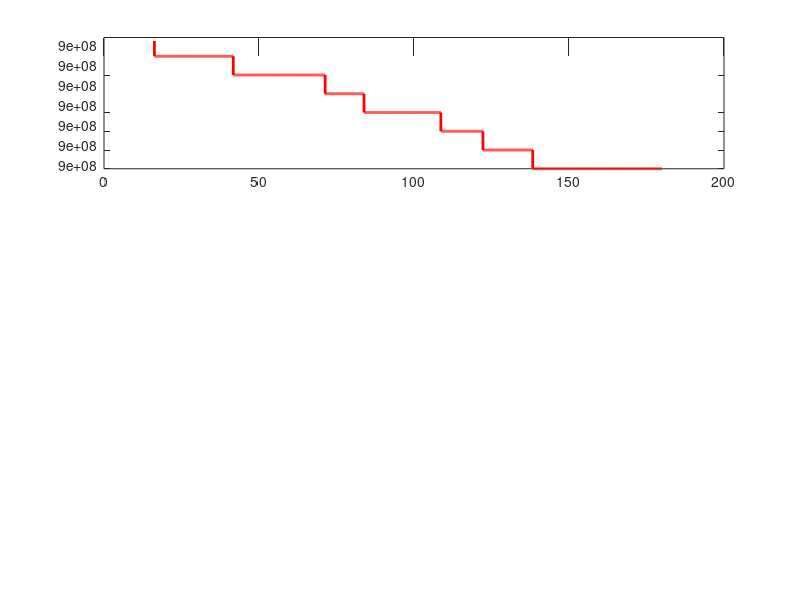

MATLAB code for this plot: (Note: this script raises an error after producing the figure.)
close all;
clear all; 
clc;

theeta= 0:0.01:180; %Angle between source and
%reciever%<------------------------> %PART 1

%Carrier Frequencies 
fc1= 9*10^8;
fc2= 18*10^8;
fc3= 2.7*10^9;
lambdac1= (3*10^8)/fc1;
lambdac2= (3*10^8)/fc2;
lambdac3= (3*10^8)/fc3;
Vm=100;

%Doppler Shift
fd1=(Vm.*cosd(theeta))/lambdac1;
f1=fc1+fd1;
fd2=(Vm.*cosd(theeta))/lambdac2;
f2=fc2+fd2;
fd3=(Vm.*cosd(theeta))/lambdac3;
f3=fc3+fd3;

% Doppler Shift vs Theeta Plot
figure;
title('DOPPLER SHIFT');
subplot(3,1,1);
p1=plot(theeta,f1,'r','linewidth',2);
datatip(p1,90,9*10^8);
title('Carrier Freqeuncy: 900 MHz');
xlabel('Theeta (in Deg)');
ylabel('Doppler shift (in Hz)');

subplot(3,1,2);
p2=plot(theeta,f2,'linewidth',2);
datatip(p2,90,18*10^8);
title('Carrier Freqeuncy: 1800 MHz');
xlabel('Theeta (in Deg)');
ylabel('Doppler shift (in Hz)');

subplot(3,1,3);
p3=plot(theeta,f3,'g','linewidth',2);
datatip(p3,90,2.7*10^9);
title('Carrier Freqeuncy: 2.7 GHz');
xlabel('Theeta (in Deg)');
ylabel('Doppler shift (in Hz)');

%Velocity of mobilexlabel('Theeta (in Deg)'); ylabel('Doppler shift (in Hz)'); %<------------------------>
%<------------------------> %PART 2
fc= 9*(10^8);
lambdac= (3*10^8)/fc1; %Velocities of mobile Vm1=50; Vm2=100; Vm3=150;
Vm1 = 50;
Vm2 = 100;
Vm3 = 150;
%Doppler Shift
fd1=( Vm1.*cosd(theeta) )/lambdac; f1=fc+fd1;
fd2=(Vm2.*cosd(theeta))/lambdac; f2=fc+fd2;
fd3=(Vm3.*cosd(theeta))/lambdac; f3=fc+fd3;
% Doppler Shift vs Theeta Plot figure;
figure;
plot(theeta,f1,theeta,f2,theeta,f3,'linewidth',2);
title('DOPPLER SHIFT for Fc = 900Mhz'); 
legend('Mobile Velocity: 50m/s','Mobile Velocity: 100m/s','Mobile Velocity: 150m/s'); 
xlabel('Theeta (in Deg)'); 
ylabel('Doppler Shift (in Hz)'); %<------------------------>